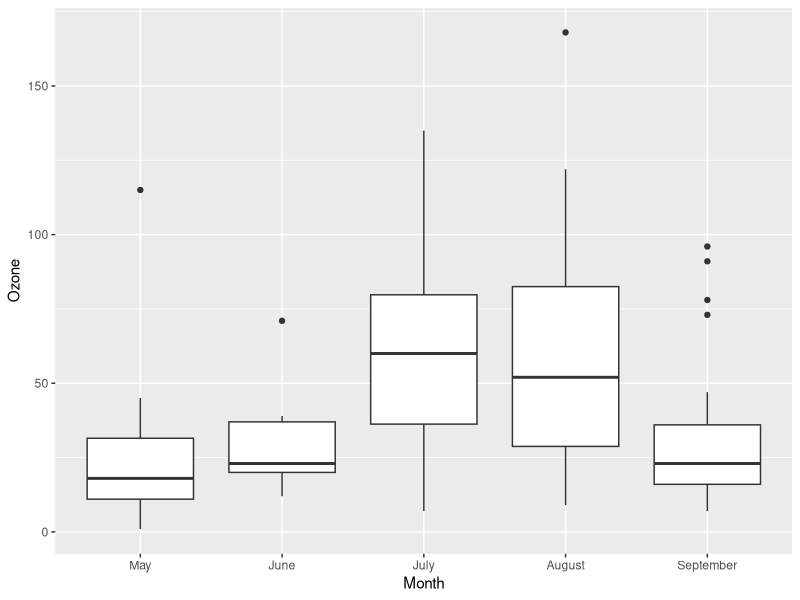
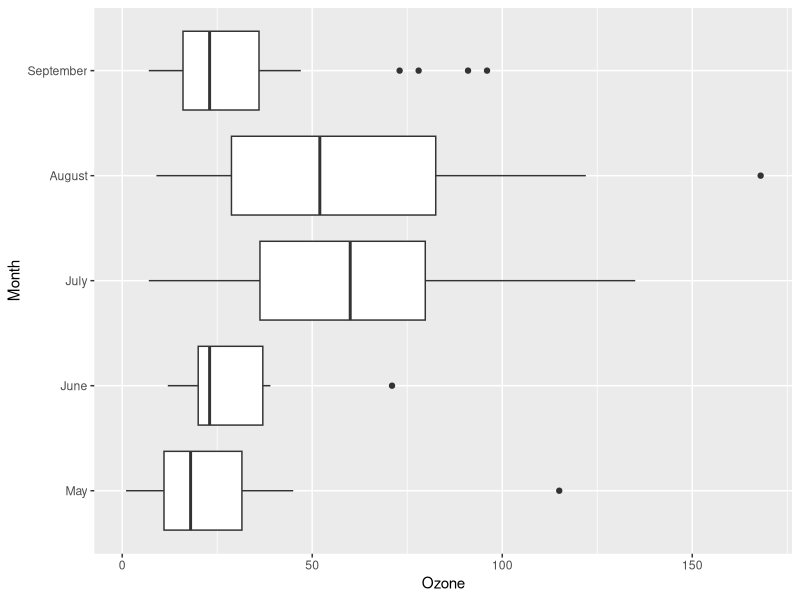
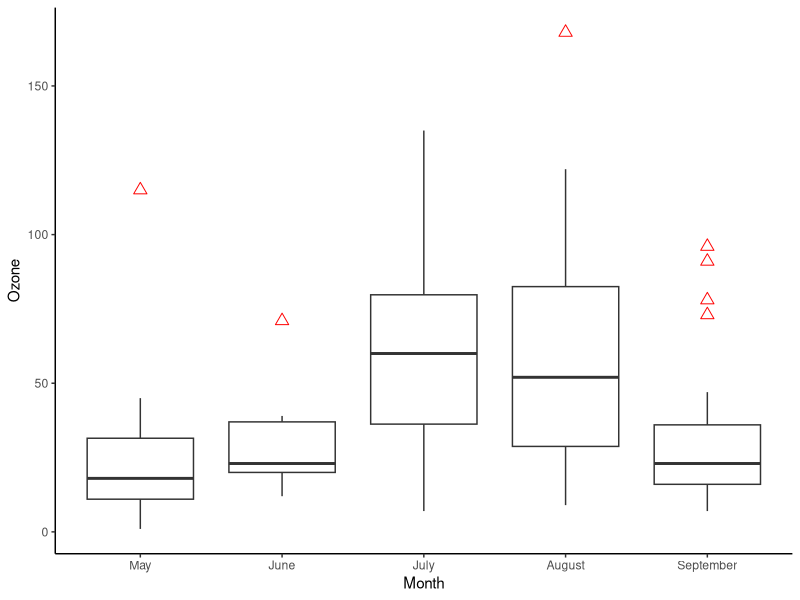
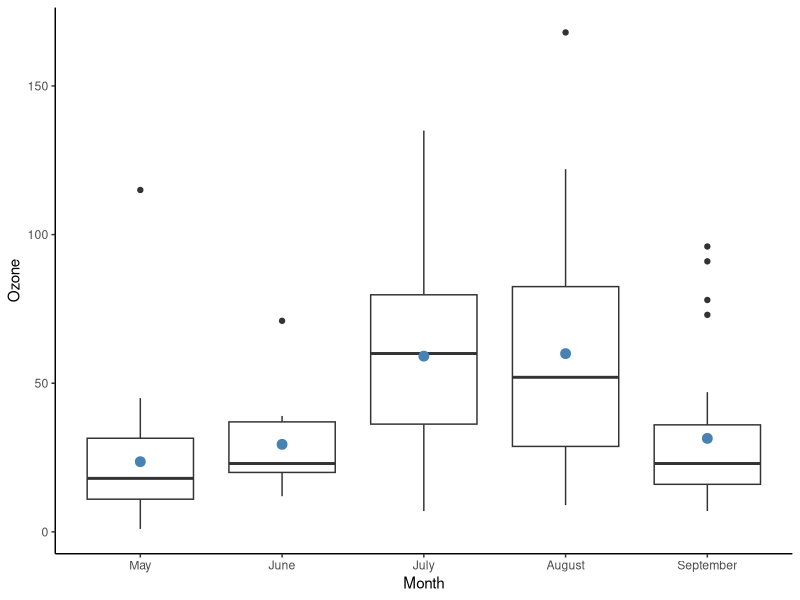
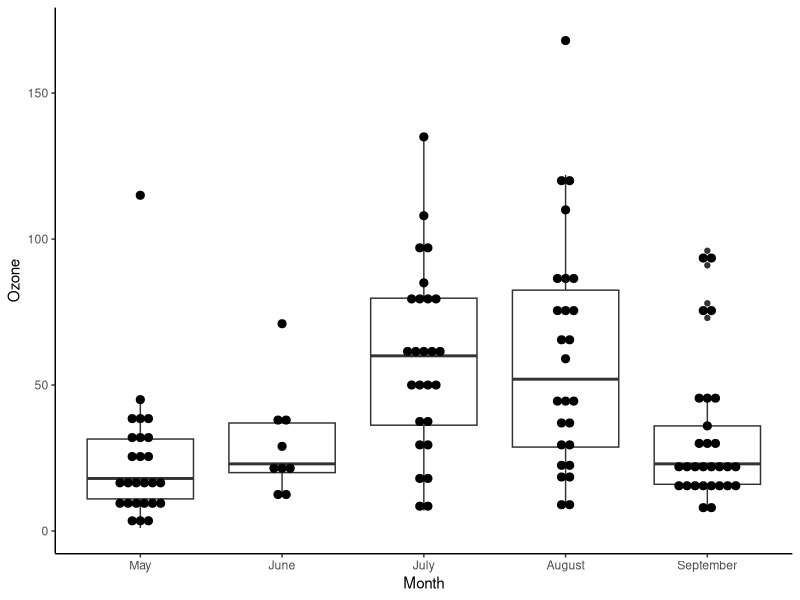
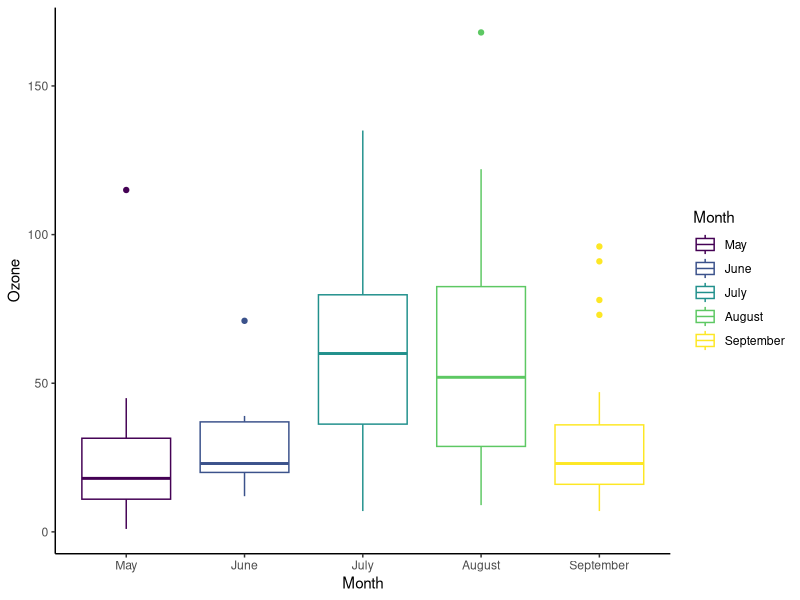
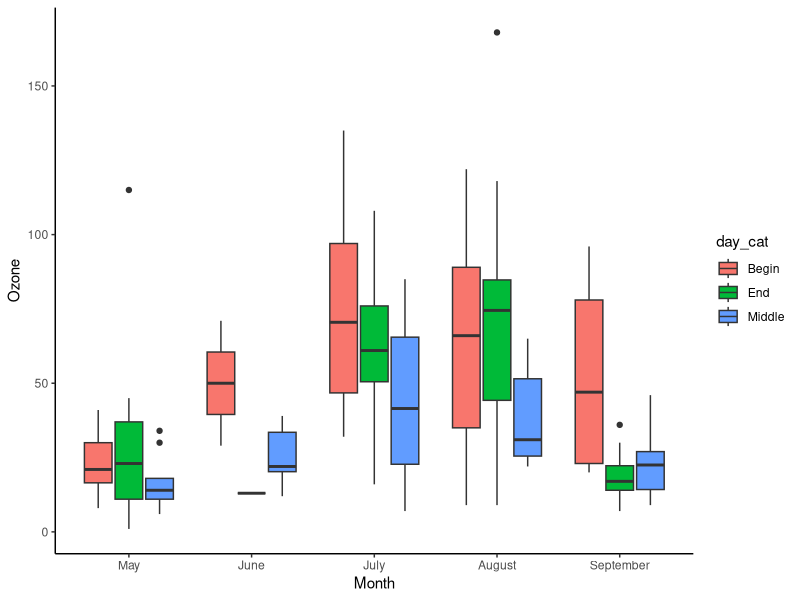
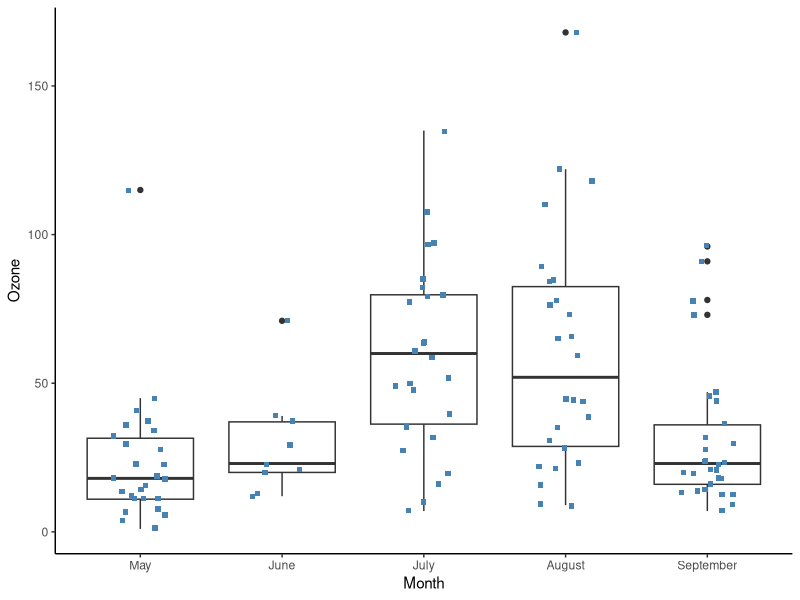

Here is the R script that generated these plots, in order:
library(dplyr)
library(ggplot2)
data_air <- airquality %>%
  select(-c(Solar.R, Temp)) %>%
  mutate(Month = factor(Month, order = TRUE, labels = c("May", "June", "July", "August", "September")),
         day_cat = factor(ifelse(Day < 10, "Begin", ifelse(Day < 20, "Middle", "End"))))
data_air_no_na <- data_air %>% na.omit() #data set의 결측치(NA) 제거

box_plot <- ggplot(data_air_no_na, aes(x = Month, y = Ozone))
box_plot + geom_boxplot() #box plot 작성
box_plot + geom_boxplot() + coord_flip() #coord_flip(): 그래프 옆으로 돌리기

box_plot + geom_boxplot(outlier.colour = "red", outlier.shape = 2, outlier.size = 3) + theme_classic()
#outlier.colour = "red": 특이점의 색 제어
#outlier.shape = 2: 특이치의 모양 변경, 2는 삼각형
#outlier.size = 3: 삼각형의 크기 변경, 그 크기는 숫자에 비례

box_plot + geom_boxplot() + stat_summary(fun.y = mean, geom = "point", size = 3, color = "steelblue") + theme_classic()
#stat_summary(): box plot에 요약 정보를 추가할 수 있게 함
#fun.y: 반환된 통계치를 통제(평균, 최솟값, 최댓값 등)
#geom = "point": 점으로 평균 표시
#size = 3: 점의 크기
#color = "steelblue": 점의 색

box_plot + geom_boxplot() + geom_dotplot(binaxis = 'y', dotsize = 0.5, stackdir = 'center') + theme_classic()
#geom_dotplot(): 점 추가 가능
#binaxis = 'y': y축을 따라 점의 위치를 변경, default는 x축
#dotsize = 0.5: 점 크기
#stackdir = 'center' 점 누적 방법(up, down. center, centerwhole)

ggplot(data_air_no_na, aes(x = Month, y = Ozone, color = Month)) + geom_boxplot() + theme_classic() #Month별로 색깔을 나눔
ggplot(data_air_no_na, aes(Month, Ozone)) + geom_boxplot(aes(fill = day_cat)) + theme_classic()

box_plot + geom_boxplot() + geom_jitter(shape = 15, color = "steelblue", position = position_jitter(width = 0.21)) + theme_classic()
#geom_jitter(): 각 점들이 갖는 일종의 부식(decay) 현상을 추가
#shape = 15: 점의 모양 변경, 15는 정사각형을 나타냄
#color = "steelblue": 점 색상 변경
#position = position_jitter(width = 0.21): 겹치는 점을 배치하는 방법, x축에서 점을 20% 이동한다는 것을 의미, default는 40%

box_plot + geom_boxplot() + geom_point(shape = 5, color = "steelblue") + theme_classic()
box_plot + geom_boxplot(notch = TRUE) + theme_classic()